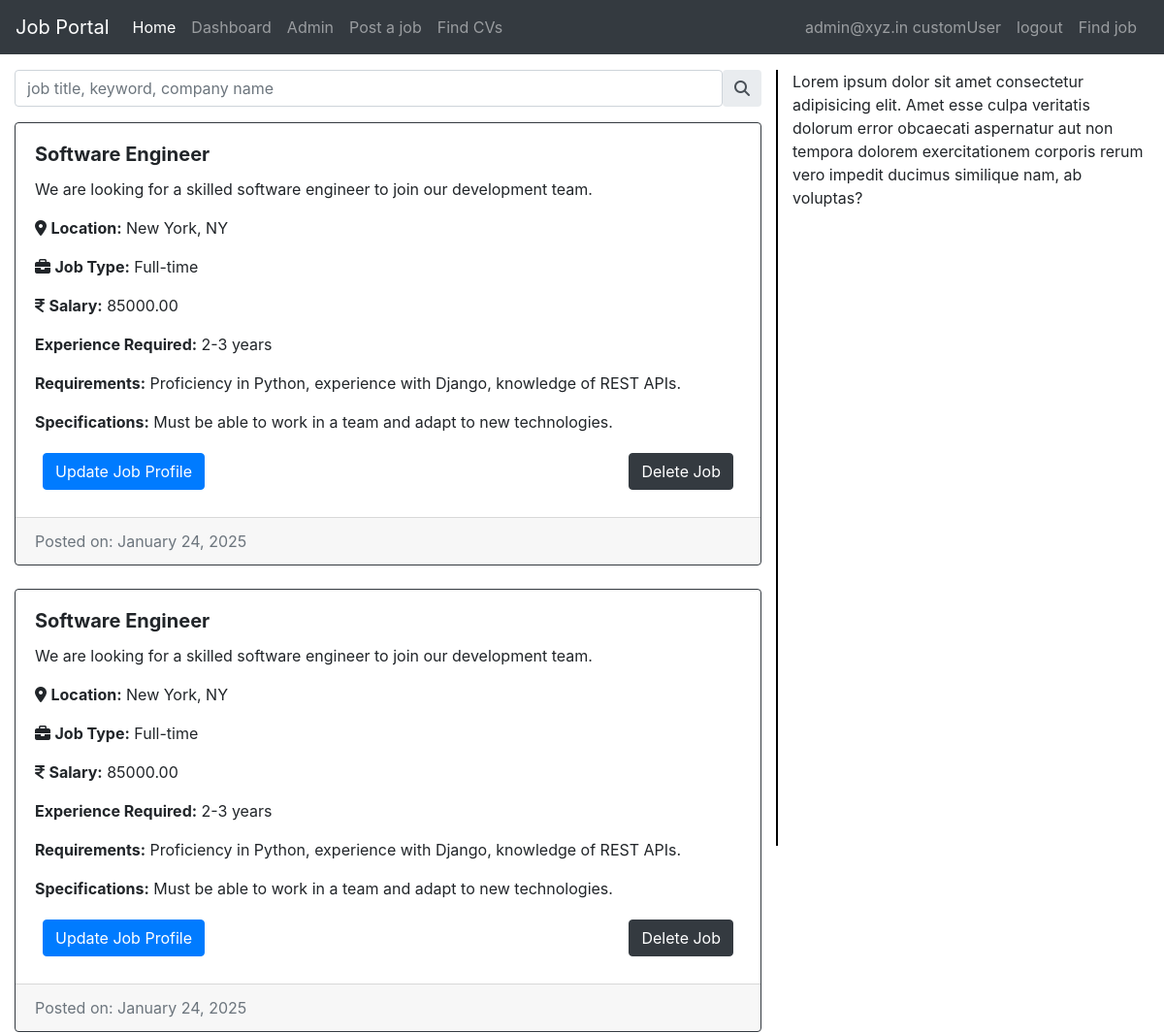
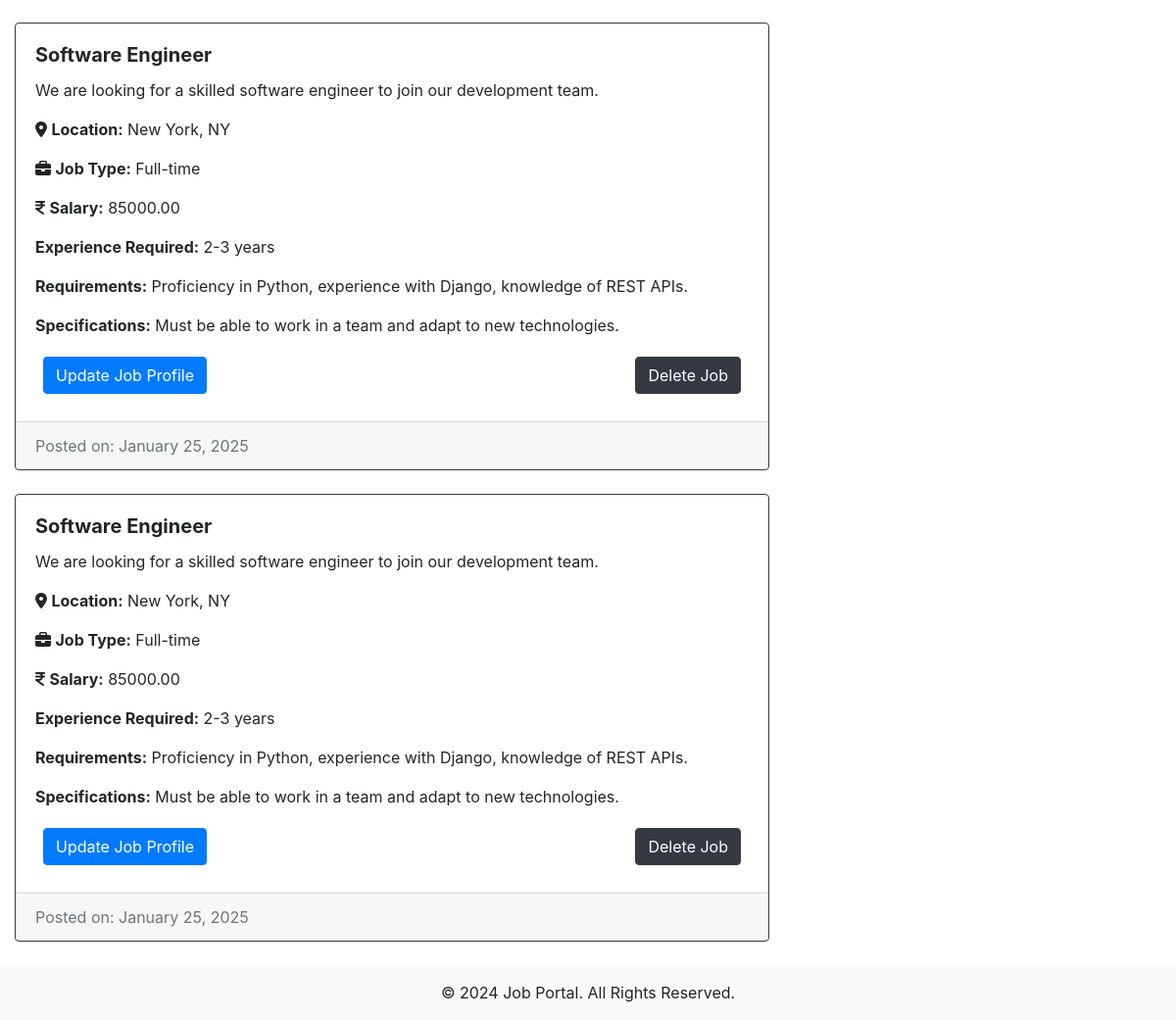
The app's page /JobApp/recruiter_job_view/ (signed in), older data (2 pictures, top to bottom).
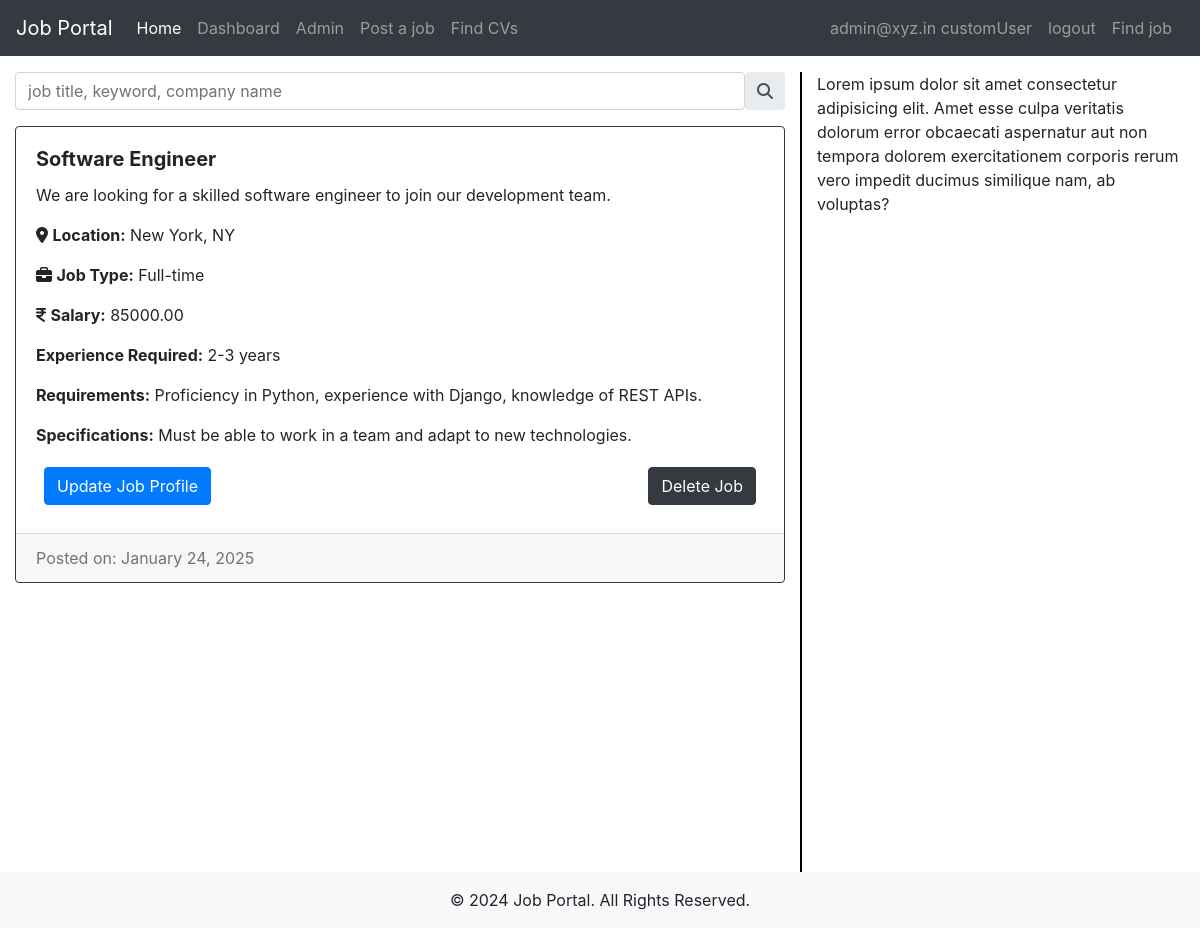
The same page, newer data.
### users/models.py (models this page shows)
class CustomUser(AbstractBaseUser,PermissionsMixin):
    username=None  #Removed the username field*/
    email = models.EmailField(_("email address"), unique=True)
    first_name = models.CharField(max_length=100)
    last_name = models.CharField(max_length=100)
    is_staff = models.BooleanField(default=False)
    is_active = models.BooleanField(default=True)
    date_joined = models.DateTimeField(_("join date"), default=timezone.now)
    USER_TYPE_CHOICES = (
        ('candidate', 'Candidate'),
        ('recruiter', 'Recruiter'),
    )
    user_type = models.CharField(max_length=10,choices=USER_TYPE_CHOICES)
    USERNAME_FIELD="email"
    REQUIRED_FIELDS=[]
    objects=CustomUserManager()
    def __str__(self):
        return  f'{self.email} customUser'

### JobApp/models.py (models this page shows, shortened)
class Job(models.Model):
    recruiter = models.ForeignKey(
        CustomUser,
        on_delete=models.CASCADE,
        limit_choices_to={'user_type': 'recruiter'}
    )
    title = models.CharField(max_length=255)
    description = models.TextField()
    location = models.CharField(max_length=255)
    job_type = models.CharField(
        max_length=50,
        choices=[
            ('full-time', 'Full-time'),
            ('part-time', 'Part-time'),
            ('internship', 'Internship')
        ]
    )
    salary = models.DecimalField(
        max_digits=10,
        decimal_places=2,
        null=True,
        blank=True
    )
    skills =models.ManyToManyField("Skill", related_name='technical_skill',blank=True)
    requirements = models.TextField(help_text="List of job requirements")
    experience_required = models.CharField(
        max_length=100,
        help_text="Required experience level"
    )
    specifications = models.TextField(
        null=True,
        blank=True,
        help_text="Any other specific requirements"
    )
    education=models.CharField(_("Education"), max_length=50,choices=education, default='masters')
    language=models.CharField(_("Languages"), max_length=50,choices=language,default='eng')
    schedule=models.CharField(_("Shift and schedule"), max_length=50,choices=shift,default='morning')
    work_mode = models.CharField(
        max_length=10,
        choices=WORK_MODE_CHOICES,
        default='Onsite',  # Default to 'Onsite'
    )
    created_at = models.DateTimeField(auto_now_add=True, null=True)
    updated_at = models.DateTimeField(auto_now=True, null=True)
    is_published = models.BooleanField(default=False)
    is_closed = models.BooleanField(default=False)
    Vacancy = models.CharField(max_length=10, null=True)
    end_date = models.DateField(max_length=20, null=True,default='None')
    gender = models.CharField(max_length=30,choices=gender_chioce ,blank=True)
    likes=models.ManyToManyField(CustomUser,related_name='job_likes')

### JobApp/permission.py (the view)
    def wrap(request, *args, **kwargs):
        if request.user.user_type == 'recruiter':
            return function(request, *args, **kwargs)
        else:
            raise PermissionDenied

### JobApp/permission.py (called while the page is built)
def user_is_recruiter(function):
    def wrap(request, *args, **kwargs):
        if request.user.user_type == 'recruiter':
            return function(request, *args, **kwargs)
        else:
            raise PermissionDenied
    return wrap

### JobApp/views.py (called while the page is built)
@login_required(login_url=reverse_lazy('Account:signin'))
@user_is_recruiter
def recruiter_job_view(request):
    if request.user.is_authenticated:
        recruiter_jobs=Job.objects.filter(recruiter=request.user)
        print(request.user)
        return render(request, 'JobApp/recruiterJobPage.html', {'recruiter_jobs':recruiter_jobs})
    else:
        return redirect('Account:signin')

### templates/JobApp/recruiterJobPage.html (shortened to what this page needs)
{% extends "base.html" %}
{% load static %}
{% block content %}
<link rel="stylesheet" href="https://cdnjs.cloudflare.com/ajax/libs/font-awesome/6.6.0/css/all.min.css" />
{% include "recruiter_navbar.html" %}
{% if recruiter_jobs %}
<div class="container-fluid mt-3">
    <div class="row">
        <div class="col-md-8">
            <div class="input-group rounded mb-3">
                <input type="search" class="form-control rounded" placeholder="job title, keyword, company name" aria-label="Search" aria-describedby="search-addon" />
                <span class="input-group-text border-0" id="search-addon">
                    <i class="fas fa-search"></i>
                </span>
            </div>
            {% for job in recruiter_jobs %}
            <div class="card  shadow-sm mb-4 border border-dark rounded" >
                <article class="card-body">
                    <h5 class="card-title"><b>{{ job.title }}</b></h5>
                    <p class="card-text">{{ job.description|truncatewords:20 }}</p>
                    <p><i class="fa-sharp fa-solid fa-location-dot"></i>
                        <strong>Location:</strong> {{ job.location }}</p>
                    <p><i class="fa-solid fa-briefcase"></i> <strong>Job Type:</strong> {{ job.get_job_type_display }}</p>
                    <p> <i class="fa-solid fa-indian-rupee-sign"></i> <strong>Salary:</strong> {{ job.salary|default:"Not specified" }}</p>
                    <p> <strong>Experience Required:</strong> {{ job.experience_required }}</p>
                    <p><strong>Requirements:</strong> {{ job.requirements|linebreaksbr }}</p>
                    {% if job.specifications %}
                    <p><strong>Specifications:</strong> {{ job.specifications|linebreaksbr }}</p>
                    {% endif %}
                    <div class="row p-1 m-1 d-flex justify-content-between">
                        <a href="" class="btn btn-primary">Update Job Profile</a>
                        <a href="" class="btn btn-dark">Delete Job</a>
                    </div>
                </article>
                <div class="card-footer text-muted">
                    Posted on: {{ job.created_at|date:"F d, Y" }}
                </div>
            </div>
            {% endfor %}
        </div>
        <div class="col-md-4" style="border-left: 2px solid black; height: 100vh;">
            <p>Lorem ipsum dolor sit amet consectetur adipisicing elit. Amet esse culpa veritatis dolorum error obcaecati aspernatur aut non tempora dolorem exercitationem corporis rerum vero impedit ducimus similique nam, ab voluptas?</p>
        </div>
    </div>
</div>
{% endif %}
<footer class="bg-light py-3">
    <div class="container">
        <p class="text-center mb-0">&copy; 2024 Job Portal. All Rights Reserved.</p>
    </div>
</footer>
{% endblock %}

### templates/base.html (shortened to what this page needs)
<!DOCTYPE html>
<html>
<head>
    <link rel="stylesheet" href="https://cdn.jsdelivr.net/npm/bootstrap@4.0.0/dist/css/bootstrap.min.css">
</head>
<body>
    {% block content %}
    {% endblock  %}
    </body>
</html>

### templates/recruiter_navbar.html (shortened to what this page needs)
<nav class="navbar navbar-expand-lg navbar-dark bg-dark fixed-top">
    <a class="navbar-brand" href="#">Job Portal</a>
    <div class="collapse navbar-collapse" id="navbarSupportedContent">
      <ul class="navbar-nav mr-auto">
        <li class="nav-item active">
          <a class="nav-link" href="{% url 'JobApp:job_view' %}">Home <span class="sr-only">(current)</span></a>
        </li>
        <li class="nav-item">
          <a class="nav-link" href="{% url 'JobApp:dashboard_view' %}">Dashboard</a>
        </li>
        <li class="nav-item">
          <a class="nav-link" href="/admin/">Admin</a>{{ forloop.counter }}
        </li>
        <li class="nav-item">
          <a class="nav-link" href="">Post a job</a>
        </li>
        <li class="nav-item">
          <a class="nav-link" href=""> Find CVs</a>
        </li>
      </ul>
      <ul class="nav navbar-nav navbar-right mr-1">
        {% if user.is_authenticated %}
        <li class="nav-item d-flex justify-content-center">
          <a href="{% url 'Account:recruiter_profile' %}" class="nav-link"> {{ request.user }}</a> <a href="{% url 'Account:signout' %}" class="nav-link"> logout</a>
        </li>
        {% endif %}
        <li class="nav-item">
          <a href="{% url 'JobApp:job_view' %}" class="nav-link">Find job</a>
        </li>
      </ul>
    </div>
  </nav>

### templates/recruiter_navbar.html (style rules this page uses)
.navbar.fixed-top { position: fixed; top: 0; left: 0; z-index: 1000; }
body { padding-top: 56px; }

Row changes from the older to the newer data that the page shows:
removed Job: title "Software Engineer", description "We are looking for a skilled software engineer to join our development team.", location "New York, NY", job_type "Full-time", salary "85000.00", experience_required "2-3 years", requirements "Proficiency in Python, experience with Django, knowledge of REST APIs.", specifications "Must be able to work in a team and adapt to new technologies.", created_at "January 24, 2025"
removed Job: title "Software Engineer", description "We are looking for a skilled software engineer to join our development team.", location "New York, NY", job_type "Full-time", salary "85000.00", experience_required "2-3 years", requirements "Proficiency in Python, experience with Django, knowledge of REST APIs.", specifications "Must be able to work in a team and adapt to new technologies.", created_at "January 25, 2025"
removed Job: title "Software Engineer", description "We are looking for a skilled software engineer to join our development team.", location "New York, NY", job_type "Full-time", salary "85000.00", experience_required "2-3 years", requirements "Proficiency in Python, experience with Django, knowledge of REST APIs.", specifications "Must be able to work in a team and adapt to new technologies.", created_at "January 25, 2025"
